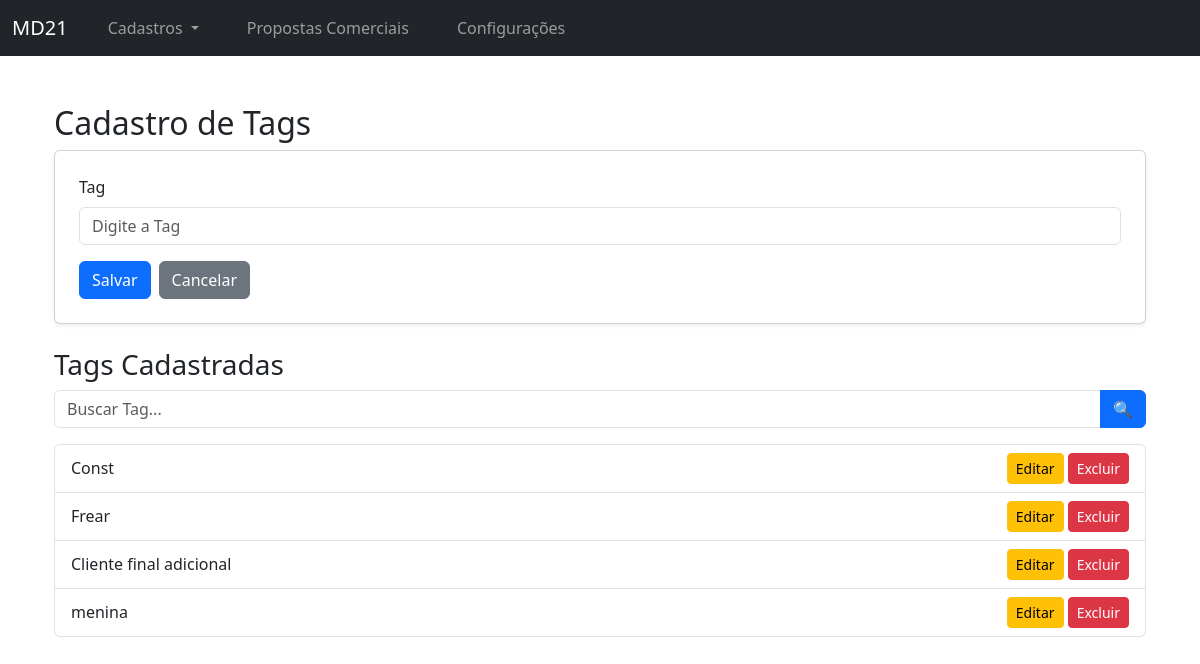
Page /cadastro_tags/ on the committed database.
### core/models.py (models this page shows, shortened)
class Tag(models.Model):
    nome_tag = models.CharField(max_length=30, unique=True)  # Nome único para evitar duplicações

### core/views.py (the view)
# urls.py: path('cadastro_tags/', views.cadastro_tags, name='cadastro_tags'),
def cadastro_tags(request):
    query = request.GET.get('q', '')  # Captura o termo digitado na busca
    tags = Tag.objects.all()  # Lista todas as tags por padrão
    if query:
        tags = tags.filter(
            Q(nome_tag__icontains=query)  # Filtra se a tag contém o termo digitado
        )
    return render(request, "cadastro_tags.html", {"tags": tags, "query": query})

### core/templates/cadastro_tags.html (shortened to what this page needs)
{% extends "base.html" %}
{% block content %}
<div class="container mt-5">
    <h2>Cadastro de Tags</h2>
    <div class="card p-4 shadow-sm">
        <form id="tagForm">
            <div class="mb-3">
                <label for="nome_tag" class="form-label">Tag</label>
                <input type="text" class="form-control" id="nome_tag" name="nome_tag" placeholder="Digite a Tag" required>
            </div>
            <div class="d-flex gap-2">
                <button type="submit" class="btn btn-primary">Salvar</button>
                <button type="button" class="btn btn-secondary" onclick="window.location.href='/'">Cancelar</button>
            </div>
        </form>
    </div>
    <h3 class="mt-4">Tags Cadastradas</h3>
    <div class="input-group mb-3">
        <input type="text" class="form-control" id="inputBuscaTags" name="q" value="{{ query }}" placeholder="Buscar Tag...">
        <button class="btn btn-primary" id="botaoBuscarTags">
            🔍
        </button>
    </div>
    <ul class="list-group" id="listaTags">
        {% for tag in tags %}
        <li class="list-group-item d-flex justify-content-between align-items-center tag-item" id="tag-{{ tag.id }}">
            <span class="tag-text">{{ tag.nome_tag }}</span>
                <div>
                    <button class="btn btn-warning btn-sm" onclick="editarTag('{{ tag.id }}')">Editar</button>
                    <button class="btn btn-danger btn-sm" onclick="excluirTag('{{ tag.id }}')">Excluir</button>
                </div>
            </li>
        {% endfor %}
    </ul>
</div>
{% endblock %}

### rows in the picture
Tag: nome_tag "Const"
Tag: nome_tag "Frear"
Tag: nome_tag "Cliente final adicional"
Tag: nome_tag "menina"
